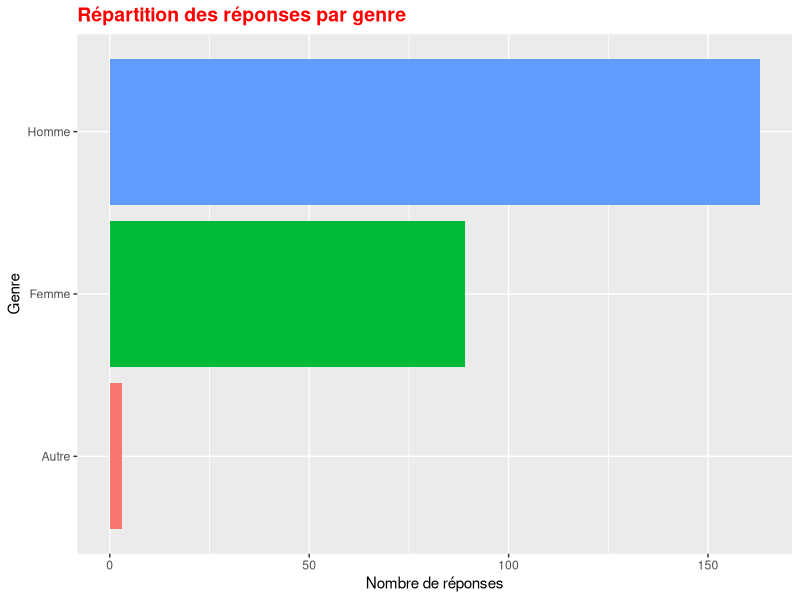
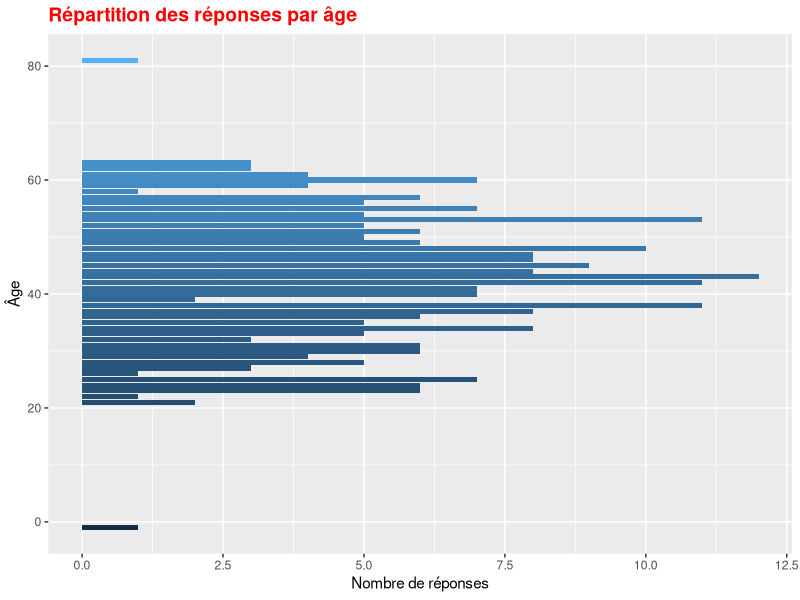
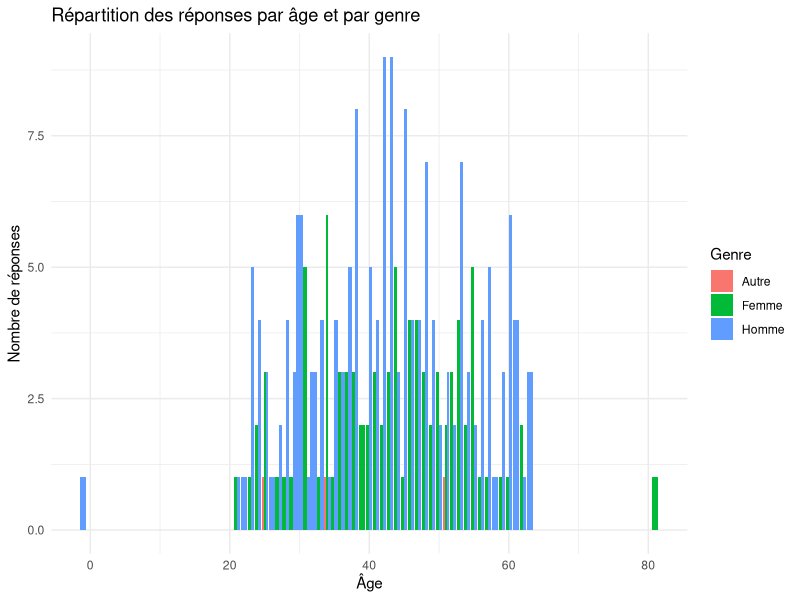

Reproduce these figures in R, in order.
## ---- chunk 1
# Chargement des packages
library(tidyverse)
library(readr)

# Lecture du fichier CSV
donnees <- read_csv("data/results-survey337264.csv", show_col_types = FALSE)%>%
  drop_na(`Date de soumission`)
## ---- chunk 2
#| echo: false
donnees %>%
  count(`Quel est votre genre ?  Veuillez cocher une case`) %>%
  ggplot(aes(x = reorder(`Quel est votre genre ?  Veuillez cocher une case`, n), y = n, fill = `Quel est votre genre ?  Veuillez cocher une case`)) +
  geom_col(show.legend = FALSE) +
  coord_flip() +
  labs(title = "Répartition des réponses par genre", x = "Genre", y = "Nombre de réponses") +
  theme(plot.title = element_text(color = "red", size = 14, face = "bold"))
## ---- chunk 3
#| echo: false
donnees %>%
  count(`Quel est votre âge ?`) %>%
  ggplot(aes(x = `Quel est votre âge ?`, y = n, fill = `Quel est votre âge ?`)) +
  geom_col(show.legend = FALSE) +
  coord_flip() +
  labs(
    title = "Répartition des réponses par âge",
    x = "Âge",
    y = "Nombre de réponses"
  ) +
  theme(
    plot.title = element_text(color = "red", size = 14, face = "bold")
  )
## ---- chunk 4
#| echo: false
#| message: false
#| warning: false
donnees_age_genre <- donnees %>%
  rename(Genre = `Quel est votre genre ?  Veuillez cocher une case`) %>%
  count(`Quel est votre âge ?`, Genre)

# Étape 2 : faire le graphique
ggplot(donnees_age_genre, aes(x = `Quel est votre âge ?`, y = n, fill = Genre)) +
  geom_col(position = "dodge") +
  labs(
    title = "Répartition des réponses par âge et par genre",
    y = "Nombre de réponses",
    x = "Âge"
  ) +
  theme_minimal()
